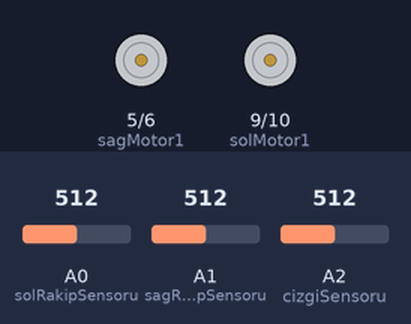
This sketch was run on a simulated Arduino Uno, built with avr-gcc and run on an emulated ATmega328P. Parts: motor-driver pin pairs drawn as motors (green arrow = first pin HIGH = forward, orange = second pin HIGH = backward, longer = more drive). The test bench sets the inputs (shaded band); at power-on: A2 (cizgiSensoru) = 512, A0 (solRakipSensoru) = 512, A1 (sagRakipSensoru) = 512.

Above: at 0.1 s.
At 6.2 s:
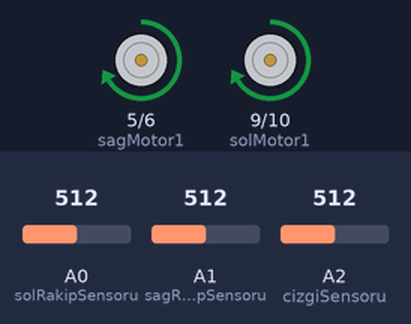
6.3 s: A2 (cizgiSensoru) set to 683
7.8 s: A2 (cizgiSensoru) set to 709
At 8.0 s:
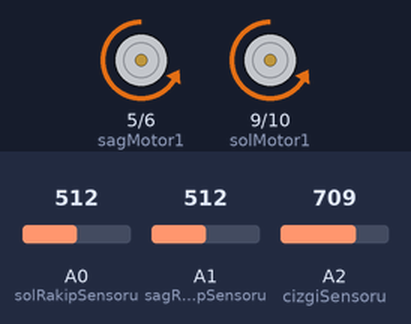
Timing chart, 0 to 16.8 s (numbered marks = the images above; inputs shaded):
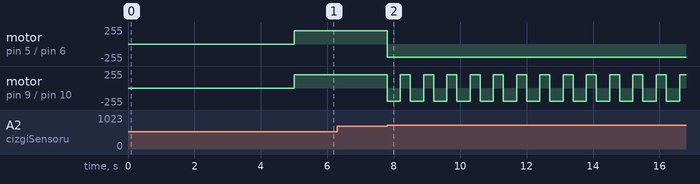

The sketch:

ders_12_mini_sumo_baslangic.ino
```cpp
// Ders 12 - Mini Sumo Baslangic
// Robot 5 saniye bekler, sonra basit sumo davranisi yapar.

int solRakipSensoru = A0;
int sagRakipSensoru = A1;
int cizgiSensoru = A2;

int rakipEsigi = 400;
int cizgiEsigi = 700;

int sagMotor1 = 5;
int sagMotor2 = 6;
int solMotor1 = 9;
int solMotor2 = 10;
int hiz = 200;

void setup() {
  pinMode(sagMotor1, OUTPUT);
  pinMode(sagMotor2, OUTPUT);
  pinMode(solMotor1, OUTPUT);
  pinMode(solMotor2, OUTPUT);

  delay(5000);
}

void loop() {
  int solRakip = analogRead(solRakipSensoru);
  int sagRakip = analogRead(sagRakipSensoru);
  int cizgi = analogRead(cizgiSensoru);

  if (cizgi > cizgiEsigi) {
    geri();
    delay(400);
    sagaDon();
    delay(300);
  } else if (solRakip > rakipEsigi && sagRakip > rakipEsigi) {
    ileri();
  } else if (solRakip > rakipEsigi) {
    solaDon();
  } else if (sagRakip > rakipEsigi) {
    sagaDon();
  } else {
    ara();
  }
}

void ileri() {
  analogWrite(sagMotor1, hiz);
  digitalWrite(sagMotor2, LOW);
  analogWrite(solMotor1, hiz);
  digitalWrite(solMotor2, LOW);
}

void geri() {
  digitalWrite(sagMotor1, LOW);
  analogWrite(sagMotor2, hiz);
  digitalWrite(solMotor1, LOW);
  analogWrite(solMotor2, hiz);
}

void sagaDon() {
  digitalWrite(sagMotor1, LOW);
  analogWrite(sagMotor2, hiz);
  analogWrite(solMotor1, hiz);
  digitalWrite(solMotor2, LOW);
}

void solaDon() {
  analogWrite(sagMotor1, hiz);
  digitalWrite(sagMotor2, LOW);
  digitalWrite(solMotor1, LOW);
  analogWrite(solMotor2, hiz);
}

void ara() {
  sagaDon();
  delay(100);
}
```

Measured:
- the behaviour switches between 700 and 701 on A2 (cizgiSensoru) (found by bisection; images 1 and 2)
- after the input at 6.3 s, every drawn part: stays the same
- after the input at 7.8 s, motor on pin 5 (sagMotor1) / pin 6 (sagMotor2): forward 200/255 → backward 200/255 at once; motor on pin 9 (solMotor1) / pin 10 (solMotor2): alternates forward 200/255 for 0.30 s and backward 200/255 for 0.40 s, starting at once
